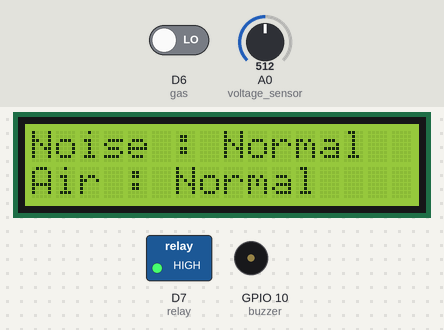
A sketch run on a simulated ESP8266 (NodeMCU). On the bench: 16×2 character LCD, switched loads named in the sketch (green lamp = pin HIGH), buzzer (waves = sounding, pin HIGH). Inputs (shaded band) come from the test bench; at power-on: A0 (voltage_sensor) = 512, D6 (gas) LOW. WiFi joins after 1.5 s; servers stay silent unless stated; uploads are accepted with an empty reply; what the sketch prints to the serial monitor is not drawn.

Above: at 12.1 s.
12.2 s: A0 (voltage_sensor) set to 560
At 13.6 s:
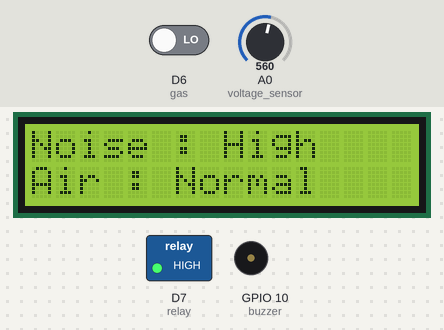
14.8 s: D6 (gas) driven HIGH
At 19.3 s:
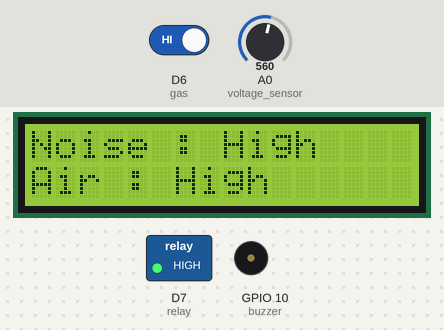
23.4 s: A0 (voltage_sensor) set to 533
At 25.8 s:
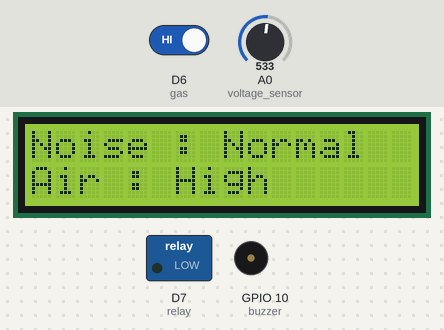
26.5 s: D6 (gas) driven LOW
At 29.7 s:
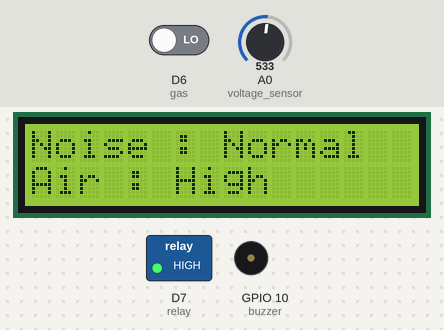
29.8 s: D6 (gas) driven HIGH
At 31.3 s:
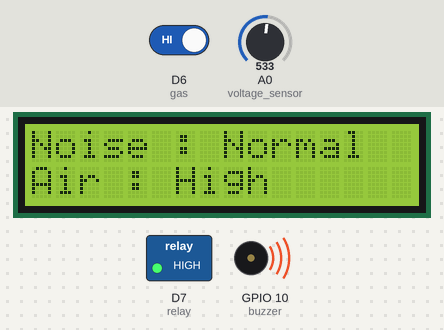
Timing chart, 0 to 33.1 s (numbered marks = the images above; inputs shaded):
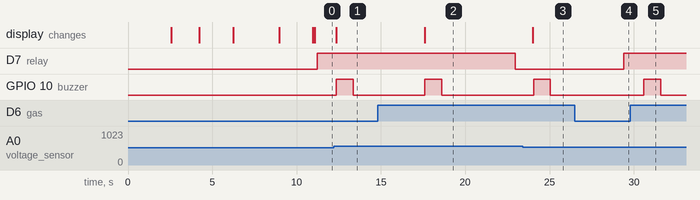

Measured:
- the behaviour switches between 551 and 550 on A0 (voltage_sensor) (found by bisection; images 2 and 3)
- after the input at 12.2 s, GPIO 10 (buzzer): LOW → HIGH after 0.16 s, → LOW 1.0 s later; the display: changes after 0.16 s (image 1)
- after the input at 14.8 s, D7 (relay): HIGH → LOW after 8.2 s instead of 3.0 s; the display: changes after 2.8 s (image 2)
- after the input at 23.4 s, the display: changes after 0.60 s (image 3)
- after the input at 26.5 s, D7 (relay): LOW → HIGH after 2.9 s
- after the input at 29.8 s, GPIO 10 (buzzer): LOW → HIGH after 0.79 s, → LOW 1.0 s later

The sketch:

air_and_sound_polution_jntu_manthani.ino
```cpp
/*
  WiFiEsp example: WebClient

  This sketch connects to google website using an ESP8266 module to
  perform a simple web search.

  For more details see: http://yaab-arduino.blogspot.com/p/wifiesp-example-client.html
*/

// http://projectsiot.xyz/IoTProjects/AirSoundPollution/asdisplay.php


#include <ESP8266WiFi.h>
#include <ESP8266HTTPClient.h>
#include <String.h>
#include <LiquidCrystal.h>

// WiFi parameters to be configured
const char* ssid = "project12"; // Hoofdlettergevoelig
const char* password = "project123456"; // Hoofdlettergevoelig

String a = "http://sms.scubedigi.com/api.php?username=Mydreamacd&password=Mydre@m123&to=8897720828&from=MYDREM&message=";
String msg = "\0";
String r = "http://projectsiot.xyz/IoTProjects/AirSoundPollution1/upload.php?a=";
String rs = "\0";
int v = 0;

#define voltage_sensor A0
#define gas D6
#define relay D7
#define buzzer 10

unsigned int previous_status = 0;
unsigned int present_status = 0;
unsigned int vol = 0;
unsigned int alc = 0;
float voltage = 0.0;
float sound = 0.0;

String charging_status = "\0";
char state = 'U';
String G = "N";
char state1;

LiquidCrystal lcd (D0,D1,D2,D3,D4,D5);

void beep ()
{
  digitalWrite(buzzer, HIGH);
  delay(1000);
  digitalWrite(buzzer, LOW);
  delay(100);
}


void setup()
{
  // initialize serial for debugging
  Serial.begin(9600);

  lcd.begin(16, 2);
  lcd.clear();
  lcdstring(0,0," AIR  POLLUTION ");
  lcdstring(0,1,"MONITORING SYSTEM");
  delay(2000);

pinMode(buzzer,OUTPUT);
pinMode(relay,OUTPUT);
pinMode(gas,INPUT);
pinMode(voltage_sensor,INPUT);

Serial.print("Bezig met verbinden");
  WiFi.begin(ssid, password); // Connect to WiFi

  // while wifi not connected yet, print '.'
  // then after it connected, get out of the loop
  while (WiFi.status() != WL_CONNECTED) {
     delay(500);
     lcd.clear();
  lcdstring(0,0," CONNECTING  TO ");
  lcdstring(0,1,ssid);
  delay(200);
     Serial.print(".");
  }

  Serial.println("OK!");

  // Access Point (SSID).
  Serial.print("SSID: ");
  Serial.println(WiFi.SSID());

  // IP adres.
  Serial.print("IP: ");
  Serial.println(WiFi.localIP());
Serial.println("state---------------1");
  // Signaalsterkte.
  long rssi = WiFi.RSSI();
  Serial.print("Signaal sterkte (RSSI): ");
  Serial.print(rssi);
  Serial.println(" dBm");
  Serial.println("");
     lcd.clear();
  lcdstring(0,0,"  CONNECTED TO  ");
  lcdstring(0,1,ssid);
  delay(2000);

lcd.clear();
  lcdstring(0,0,"  SERVER INT.  ");
  lcdstring(0,1,"  PLEASE WAIT  ");
  delay(2000);
  Serial.print("A = "); Serial.println("http://projectsiot.xyz/IoTProjects/AirSoundPollution/pfupload.php?a=U&b=0");
if(WiFi.status()== WL_CONNECTED){ //Check WiFi connection status

    HTTPClient http; //Declare an object of class HTTPClient

  http.begin("http://projectsiot.xyz/IoTProjects/AirSoundPollution1/upload.php?a=U&b=0");

int httpCode = http.GET(); //Send the request
    if (httpCode > 0) { //Check the returning code
      String payload = http.getString(); //Get the request response payload
      Serial.println(payload); //Print the response payload
    }
    http.end(); //Close connection

delay(500);
}
/*
Serial.print(F("sending init message............"));
Serial.print("msg = "); Serial.println("http://sms.scubedigi.com/api.php?username=Mydreamacd&password=Mydre@m123&to=8897720828&from=MYDREM&message=KIT%20STARTED");
if(WiFi.status()== WL_CONNECTED){ //Check WiFi connection status

    HTTPClient http; //Declare an object of class HTTPClient

 http.begin("http://sms.scubedigi.com/api.php?username=Mydreamacd&password=Mydre@m123&to=8897720828&from=MYDREM&message=KIT%20STARTED");

int httpCode = http.GET(); //Send the request
    if (httpCode > 0) { //Check the returning code
      String payload = http.getString(); //Get the request response payload
      Serial.println(payload); //Print the response payload
    }
    http.end(); //Close connection

delay(500);
}

*/

lcd.clear();
  lcdstring(0,0,"  SERVER INT.  ");
  lcdstring(0,1,"      DONE      ");
  delay(2000);
lcd.clear();
//Serial.println(F("PLEASE SHOW CARD "));
}

void loop()
{
 vol = analogRead(voltage_sensor);
delay(50);
Serial.print("sensor value = "); Serial.println(vol);

  v =  vol/10;

Serial.print("sensor % value = "); Serial.println(v);

if(vol>550)
{
  Serial.println("Noise Pollution");
  state='Y';
  lcdstring(0,0,"Noise : High    ");
 beep ();
 msg = a + "AIR%20POLLUTION%20DETECTED%20FOR%20TS08EW3500%20CHALLAN%20AMOUNT%20IS:200%20POLLUTION%20IS%20"+String(v);
Serial.println(msg);
//sendsms ();
  delay(4000);
}
else
{
  lcdstring(0,0,"Noise : Normal    ");
  state='N';
  vol = analogRead(voltage_sensor);
  delay(50);
}
if (digitalRead(gas)==HIGH)
{
  Serial.println("AIR Pollution");
  G = "Y";
  lcdstring(0,1,"Air : High    ");
 beep ();
 msg = a + "AIR%20POLLUTION%20DETECTED%20FOR%20TS08EW3500%20CHALLAN%20AMOUNT%20IS:200%20POLLUTION%20IS%20"+String(v);
Serial.println(msg);
//sendsms ();

  delay(4000);
}

else
{
  lcdstring(0,1,"Air : Normal    ");
  G = "N";
  vol = analogRead(voltage_sensor);
  delay(50);
}

if ((digitalRead(gas)==LOW)&&(vol < 550))
{
  delay(100);
  digitalWrite(relay,HIGH);
  delay(300);
}
else
{
  delay(100);
  digitalWrite(relay,LOW);
  delay(200);
}

     rs = r + state + "&b=" + G;

        Serial.println(rs);
        send2server ();

}// loop
  void send2server ()
{
Serial.print("rs = "); Serial.println(rs);
if(WiFi.status()== WL_CONNECTED){ //Check WiFi connection status

    HTTPClient http; //Declare an object of class HTTPClient
 http.begin(rs);

int httpCode = http.GET(); //Send the request
    if (httpCode > 0) { //Check the returning code
      String payload = http.getString(); //Get the request response payload
      Serial.println(payload); //Print the response payload
    }
    http.end(); //Close connection

delay(500);
}
}
 void sendsms ()
{
Serial.print("msg = "); Serial.println(msg);
if(WiFi.status()== WL_CONNECTED){ //Check WiFi connection status

    HTTPClient http; //Declare an object of class HTTPClient
 http.begin(msg);

int httpCode = http.GET(); //Send the request
    if (httpCode > 0) { //Check the returning code
      String payload = http.getString(); //Get the request response payload
      Serial.println(payload); //Print the response payload
    }
    http.end(); //Close connection

delay(500);
}

}

void lcdstring (unsigned int a, unsigned int b, String data)
{
  // lcd.clear();
  lcd.setCursor(a, b);
  lcd.print(data);
}
```
